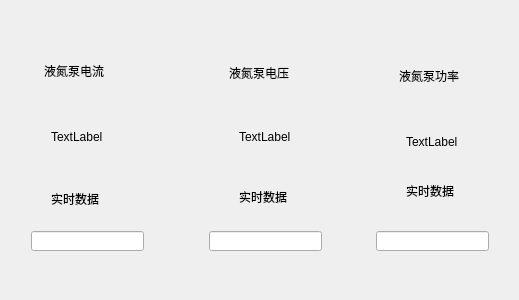
<?xml version="1.0" encoding="UTF-8"?>
<ui version="4.0">
 <class>test5Dialog</class>
 <widget class="QDialog" name="test5Dialog">
  <property name="geometry">
   <rect>
    <x>0</x>
    <y>0</y>
    <width>519</width>
    <height>300</height>
   </rect>
  </property>
  <property name="windowTitle">
   <string>液氮泵</string>
  </property>
  <property name="windowIcon">
   <iconset resource="errordetection.qrc">
    <normaloff>:/images/images/timg.jpeg</normaloff>:/images/images/timg.jpeg</iconset>
  </property>
  <layout class="QGridLayout" name="gridLayout">
   <item row="0" column="1">
    <widget class="QWidget" name="widget_2" native="true">
     <widget class="QLabel" name="label_2">
      <property name="geometry">
       <rect>
        <x>50</x>
        <y>52</y>
        <width>71</width>
        <height>20</height>
       </rect>
      </property>
      <property name="text">
       <string>液氮泵电压</string>
      </property>
     </widget>
     <widget class="QLabel" name="label_test52">
      <property name="geometry">
       <rect>
        <x>60</x>
        <y>100</y>
        <width>54</width>
        <height>51</height>
       </rect>
      </property>
      <property name="text">
       <string>TextLabel</string>
      </property>
     </widget>
     <widget class="QLabel" name="label_8">
      <property name="geometry">
       <rect>
        <x>60</x>
        <y>180</y>
        <width>54</width>
        <height>12</height>
       </rect>
      </property>
      <property name="text">
       <string>实时数据</string>
      </property>
     </widget>
     <widget class="QLineEdit" name="lineEdit_test52">
      <property name="geometry">
       <rect>
        <x>30</x>
        <y>220</y>
        <width>113</width>
        <height>20</height>
       </rect>
      </property>
      <property name="alignment">
       <set>Qt::AlignCenter</set>
      </property>
      <property name="readOnly">
       <bool>true</bool>
      </property>
     </widget>
    </widget>
   </item>
   <item row="0" column="0">
    <widget class="QWidget" name="widget" native="true">
     <widget class="QLabel" name="label">
      <property name="geometry">
       <rect>
        <x>33</x>
        <y>50</y>
        <width>71</width>
        <height>20</height>
       </rect>
      </property>
      <property name="text">
       <string>液氮泵电流</string>
      </property>
     </widget>
     <widget class="QLabel" name="label_test51">
      <property name="geometry">
       <rect>
        <x>40</x>
        <y>100</y>
        <width>54</width>
        <height>51</height>
       </rect>
      </property>
      <property name="text">
       <string>TextLabel</string>
      </property>
     </widget>
     <widget class="QLabel" name="label_7">
      <property name="geometry">
       <rect>
        <x>40</x>
        <y>180</y>
        <width>61</width>
        <height>16</height>
       </rect>
      </property>
      <property name="text">
       <string>实时数据</string>
      </property>
     </widget>
     <widget class="QLineEdit" name="lineEdit_test51">
      <property name="geometry">
       <rect>
        <x>20</x>
        <y>220</y>
        <width>113</width>
        <height>20</height>
       </rect>
      </property>
      <property name="alignment">
       <set>Qt::AlignCenter</set>
      </property>
      <property name="readOnly">
       <bool>true</bool>
      </property>
     </widget>
    </widget>
   </item>
   <item row="0" column="2">
    <widget class="QWidget" name="widget_3" native="true">
     <widget class="QLabel" name="label_3">
      <property name="geometry">
       <rect>
        <x>53</x>
        <y>49</y>
        <width>61</width>
        <height>31</height>
       </rect>
      </property>
      <property name="text">
       <string>液氮泵功率</string>
      </property>
     </widget>
     <widget class="QLabel" name="label_test53">
      <property name="geometry">
       <rect>
        <x>60</x>
        <y>100</y>
        <width>54</width>
        <height>61</height>
       </rect>
      </property>
      <property name="text">
       <string>TextLabel</string>
      </property>
     </widget>
     <widget class="QLabel" name="label_9">
      <property name="geometry">
       <rect>
        <x>60</x>
        <y>170</y>
        <width>61</width>
        <height>20</height>
       </rect>
      </property>
      <property name="text">
       <string>实时数据</string>
      </property>
     </widget>
     <widget class="QLineEdit" name="lineEdit_test53">
      <property name="geometry">
       <rect>
        <x>30</x>
        <y>220</y>
        <width>113</width>
        <height>20</height>
       </rect>
      </property>
      <property name="alignment">
       <set>Qt::AlignCenter</set>
      </property>
      <property name="readOnly">
       <bool>true</bool>
      </property>
     </widget>
    </widget>
   </item>
  </layout>
 </widget>
 <resources>
  <include location="errordetection.qrc"/>
 </resources>
 <connections/>
</ui>
